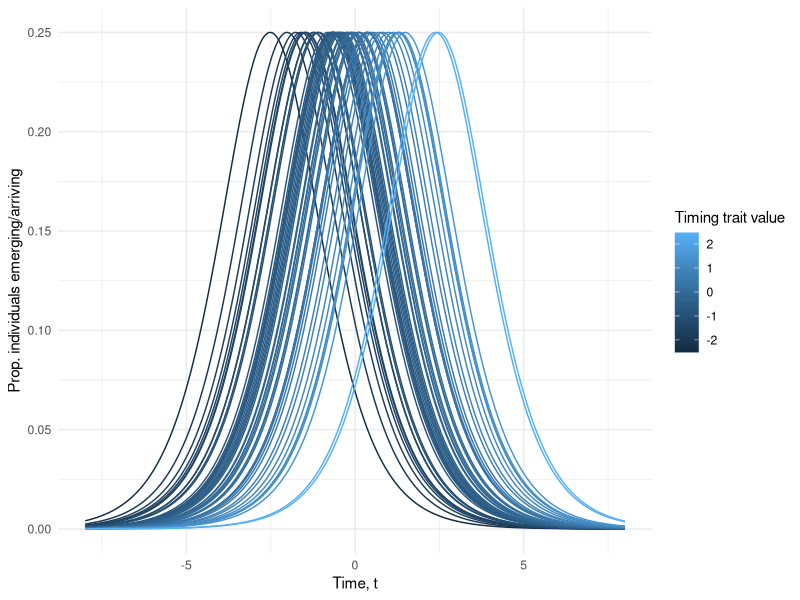

Generate this figure with R:
## ---- chunk 1
library(tidyverse)
## ---- chunk 2
  expand_grid(t = seq(from = -8, to = 8, by = 0.01),
              T_i = rnorm(50)) %>% 
  mutate(Emergence = exp(t - T_i)/(1 + exp(t - T_i))^2) %>% 
  
  ggplot(aes(x = t, y = Emergence)) +
  geom_line(aes(group = T_i, colour = T_i)) +
  labs(y = "Prop. individuals emerging/arriving",
       x = "Time, t",
       colour = "Timing trait value") +
  theme_minimal()
